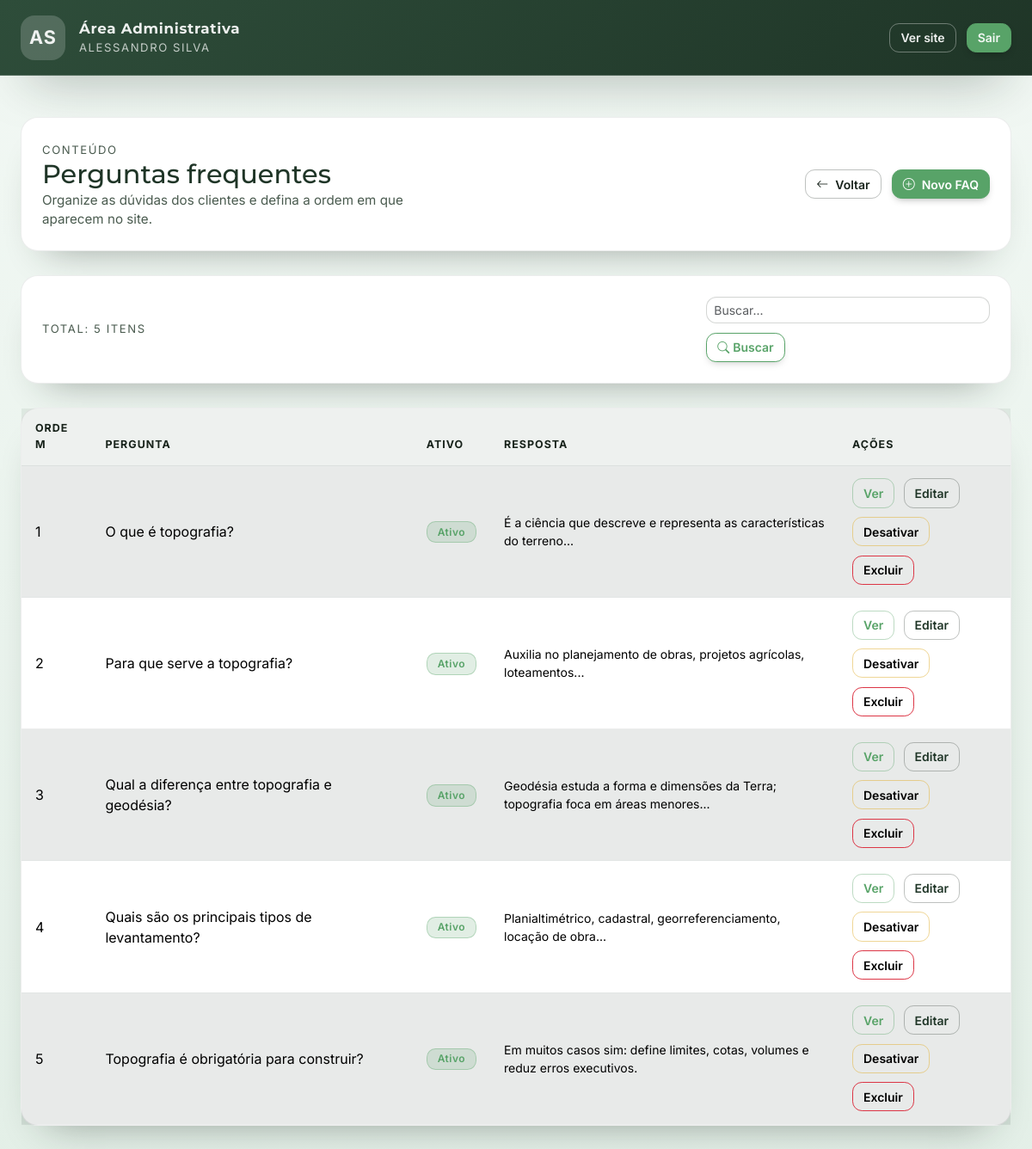
/admin/faq.php (signed in), run on the app's committed database.
### tables this page shows
CREATE TABLE faqs (
      id INTEGER PRIMARY KEY AUTOINCREMENT,
      pergunta TEXT NOT NULL,
      resposta TEXT NOT NULL,
      order_index INTEGER NOT NULL DEFAULT 0,
      active INTEGER NOT NULL DEFAULT 1,
      created_at TEXT NOT NULL DEFAULT (datetime('now'))
    );

### public/admin/config.php (called while the page is built, shortened)
<?php
if (!function_exists('esc')) {
  function esc(string $value): string {
    return htmlspecialchars($value, ENT_QUOTES, 'UTF-8');
  }
}

### public/admin/faq.php (the view, shortened to what this page needs)
<?php
require __DIR__ . '/config.php';
$pdo = db();
$q = trim((string)($_GET['q'] ?? ''));
if ($q !== '') {
  $like = '%' . $q . '%';
  $stmt = $pdo->prepare('SELECT * FROM faqs WHERE pergunta LIKE ? OR resposta LIKE ? ORDER BY order_index ASC, id DESC');
  $stmt->execute([$like, $like]);
  $faqs = $stmt->fetchAll();
} else {
  $faqs = $pdo->query('SELECT * FROM faqs ORDER BY order_index ASC, id DESC')->fetchAll();
}
?>
<!doctype html>
<html lang="pt-br">
<head>
  <link href="https://cdn.jsdelivr.net/npm/bootstrap@5.3.3/dist/css/bootstrap.min.css" rel="stylesheet">
  <link href="https://cdn.jsdelivr.net/npm/bootstrap-icons@1.11.3/font/bootstrap-icons.min.css" rel="stylesheet">
  <link rel="stylesheet" href="/css/styles.css?v=20251006">
  <link rel="stylesheet" href="/css/admin.css?v=20251021">
</head>
<body class="admin-body">
<header class="admin-topbar">
  <div class="admin-topbar__inner">
    <a class="admin-brand" href="/admin/dashboard.php">
      <span class="brand-mark">AS</span>
      <span class="brand-text">
        <strong>Área Administrativa</strong>
        <span>Alessandro Silva</span>
      </span>
    </a>
    <div class="admin-actions">
      <a class="btn btn-outline-light btn-sm" href="/" target="_blank" rel="noopener">Ver site</a>
      <a class="btn btn-frame btn-sm" href="/logout.php">Sair</a>
    </div>
  </div>
</header>
<main class="admin-shell">
  <div class="container-xxl">
    <section class="surface-card admin-page-header">
      <div class="admin-meta">
        <span class="admin-breadcrumb">Conteúdo</span>
        <h1 class="admin-title">Perguntas frequentes</h1>
        <p class="admin-subtitle">Organize as dúvidas dos clientes e defina a ordem em que aparecem no site.</p>
      </div>
      <div class="admin-toolbar__secondary">
        <a class="btn btn-outline-secondary btn-sm" href="./dashboard.php"><i class="bi bi-arrow-left me-2"></i>Voltar</a>
        <button class="btn btn-frame btn-sm" data-bs-toggle="modal" data-bs-target="#novo"><i class="bi bi-plus-circle me-2"></i>Novo FAQ</button>
      </div>
    </section>
    <section class="surface-card admin-toolbar">
      <div class="admin-toolbar__primary">
        <span class="admin-breadcrumb mb-0">Total: <?php echo count($faqs); ?> itens</span>
      </div>
      <form class="admin-search" method="get" action="">
        <input type="text" class="form-control form-control-sm" placeholder="Buscar..." name="q" value="<?php echo esc($q); ?>">
        <button class="btn btn-frame-outline btn-sm" type="submit"><i class="bi bi-search me-1"></i>Buscar</button>
      </form>
    </section>
    <?php if (!$faqs): ?>
      <div class="admin-empty">
        <strong>Nenhuma pergunta cadastrada.</strong>
        <p class="mb-0">Utilize o botão “Novo FAQ” para registrar as principais dúvidas.</p>
      </div>
    <?php else: ?>
      <div class="surface-card admin-table">
        <div class="table-responsive">
          <table class="table align-middle table-hover table-striped mb-0">
            <thead>
              <tr>
                <th>Ordem</th>
                <th>Pergunta</th>
                <th>Ativo</th>
                <th style="max-width:420px">Resposta</th>
                <th style="width:200px">Ações</th>
              </tr>
            </thead>
            <tbody>
            <?php $modals = ''; foreach ($faqs as $row): ?>
              <tr>
                <td><?php echo (int)$row['order_index']; ?></td>
                <td><?php echo esc((string)$row['pergunta']); ?></td>
                <td>
                  <?php if (!empty($row['active'])): ?>
                    <span class="badge bg-success">Ativo</span>
                  <?php else: ?>
                    <span class="badge bg-secondary">Inativo</span>
                  <?php endif; ?>
                </td>
                <td class="small" style="max-width:420px;">
                  <?php $txt=(string)$row['resposta']; $short=mb_strlen($txt)>140?mb_substr($txt,0,140).'…':$txt; echo esc($short); ?>
                </td>
                <td>
                  <div class="admin-actions-grid">
                    <button class="btn btn-outline-primary btn-sm" data-bs-toggle="modal" data-bs-target="#view-<?php echo (int)$row['id']; ?>">Ver</button>
                    <button class="btn btn-outline-secondary btn-sm" data-bs-toggle="modal" data-bs-target="#edit-<?php echo (int)$row['id']; ?>">Editar</button>
                    <a class="btn btn-outline-warning btn-sm" href="?action=toggle&id=<?php echo (int)$row['id']; ?>" onclick="return confirm('Deseja <?php echo !empty($row['active']) ? 'desativar' : 'ativar'; ?> este item?');"><?php echo !empty($row['active']) ? 'Desativar' : 'Ativar'; ?></a>
                    <a class="btn btn-outline-danger btn-sm" href="?action=delete&id=<?php echo (int)$row['id']; ?>" onclick="return confirm('Excluir esta pergunta?');">Excluir</a>
                  </div>
                </td>
              </tr>
            <?php $modals .= ob_get_clean(); endforeach; ?>
            </tbody>
          </table>
        </div>
      </div>
    <?php endif; ?>
  </div>
</main>
</body>
</html>

### public/css/styles.css (style rules this page uses)
:root { --trans: .25s ease; --max-width: 1200px; --color-primary: #2E4D3A; --color-primary-dark: #1F3527; --color-primary-light: #F1F5F2; --color-accent: #58A368; --color-accent-hover: #3F7B4E; --color-text: #18231B; --color-text-muted: #4A5B4F; --divider-color: #1F3527; --frame-size: clamp(24px, 6vw, 50px); --hero-min: 400px; --font-title: 'Montserrat', Arial, sans-serif; --font-body: 'Inter', system-ui, sans-serif; --app-bg: linear-gradient(180deg, #f2f8f4 0%, #e3efe7 100%); --gradient-soft: linear-gradient(135deg, #f0f7f2 0%, #e1efe6 100%); --gradient-frame: var(--gradient-deep); --gradient-deep: linear-gradient(135deg, #2E4D3A 0%, #1F3527 100%); }
html { min-height: 100%; background: var(--app-bg); }
body { min-height: 100vh; margin: 0; font-family: var(--font-body); color: var(--color-text); background: transparent; display: flex; flex-direction: column; }
* { box-sizing: border-box; }
.btn-frame { --bs-btn-font-weight: 600; --bs-btn-border-radius: .5rem; --bs-btn-padding-x: 1.25rem; --bs-btn-padding-y: .65rem; --bs-btn-color: #fff; --bs-btn-bg: var(--color-accent); --bs-btn-border-color: var(--color-accent); --bs-btn-hover-color: #fff; --bs-btn-hover-bg: var(--color-accent-hover); --bs-btn-hover-border-color: var(--color-accent-hover); box-shadow: 0 4px 10px -4px rgba(0,0,0,.35); transition: var(--trans); display: inline-flex; align-items: center; justify-content: center; }
.btn-frame-outline { --bs-btn-font-weight: 600; --bs-btn-border-radius: .5rem; --bs-btn-padding-x: 1.25rem; --bs-btn-padding-y: .65rem; --bs-btn-color: var(--color-accent); --bs-btn-bg: transparent; --bs-btn-border-color: var(--color-accent); --bs-btn-hover-color: #fff; --bs-btn-hover-bg: var(--color-accent); --bs-btn-hover-border-color: var(--color-accent-hover); box-shadow: 0 4px 10px -4px rgba(0,0,0,.25); transition: var(--trans); }
.btn-outline-light { --bs-btn-color: #fff; --bs-btn-border-color: rgba(255,255,255,.7); --bs-btn-hover-bg: rgba(255,255,255,.15); --bs-btn-hover-border-color: #fff; --bs-btn-active-bg: rgba(255,255,255,.25); --bs-btn-active-border-color: #fff; }
main, .page-content { flex: 1 0 auto; }
.surface-card { background: #fff; border-radius: 1.25rem; border: 1px solid rgba(24,35,27,.08); box-shadow: 0 25px 45px -30px rgba(24,35,27,.45); padding: clamp(1.5rem, 2vw, 2.5rem); }
.surface-card + .surface-card { margin-top: 1.75rem; }

### data on the page
faqs: order_index "1", pergunta "O que é topografia?", active "Ativo", resposta "É a ciência que descreve e representa as características do terreno..."
faqs: order_index "2", pergunta "Para que serve a topografia?", active "Ativo", resposta "Auxilia no planejamento de obras, projetos agrícolas, loteamentos..."
faqs: order_index "3", pergunta "Qual a diferença entre topografia e geodésia?", active "Ativo", resposta "Geodésia estuda a forma e dimensões da Terra; topografia foca em áreas menores..."
faqs: order_index "4", pergunta "Quais são os principais tipos de levantamento?", active "Ativo", resposta "Planialtimétrico, cadastral, georreferenciamento, locação de obra..."
faqs: order_index "5", pergunta "Topografia é obrigatória para construir?", active "Ativo", resposta "Em muitos casos sim: define limites, cotas, volumes e reduz erros executivos."

### other printed values
count($faqs) "5"
